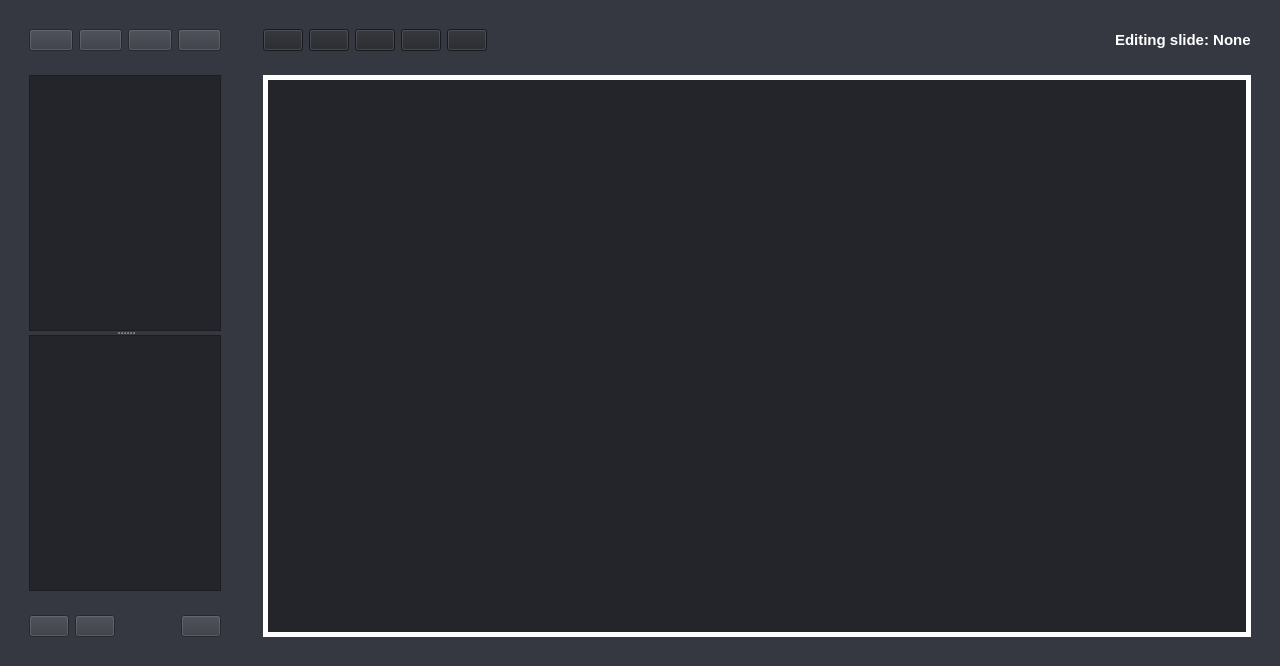
<?xml version="1.0" encoding="UTF-8"?>
<ui version="4.0">
 <class>Editor</class>
 <widget class="QWidget" name="Editor">
  <property name="geometry">
   <rect>
    <x>0</x>
    <y>0</y>
    <width>1280</width>
    <height>666</height>
   </rect>
  </property>
  <property name="windowTitle">
   <string>Holy Presenter Editor</string>
  </property>
  <property name="windowIcon">
   <iconset resource="ui/assets.qrc">
    <normaloff>:/icon/icon.png</normaloff>:/icon/icon.png</iconset>
  </property>
  <property name="styleSheet">
   <string notr="true">background-color: rgb(53, 56, 64);</string>
  </property>
  <layout class="QHBoxLayout" name="horizontalLayout" stretch="2,9">
   <item>
    <widget class="QWidget" name="list" native="true">
     <layout class="QVBoxLayout" name="verticalLayout_2" stretch="1,20,1">
      <item>
       <widget class="QWidget" name="slide_tools" native="true">
        <layout class="QHBoxLayout" name="horizontalLayout_4">
         <item>
          <widget class="QPushButton" name="NewSlide">
           <property name="toolTip">
            <string>New slide</string>
           </property>
           <property name="text">
            <string/>
           </property>
           <property name="icon">
            <iconset resource="ui/assets.qrc">
             <normaloff>:/buttons/new.png</normaloff>:/buttons/new.png</iconset>
           </property>
          </widget>
         </item>
         <item>
          <widget class="QPushButton" name="DeleteSlide">
           <property name="toolTip">
            <string>Delete selected slide</string>
           </property>
           <property name="text">
            <string/>
           </property>
           <property name="icon">
            <iconset resource="ui/assets.qrc">
             <normaloff>:/buttons/delete.png</normaloff>:/buttons/delete.png</iconset>
           </property>
          </widget>
         </item>
         <item>
          <widget class="QPushButton" name="SlideUp">
           <property name="toolTip">
            <string>Move selected slide up</string>
           </property>
           <property name="text">
            <string/>
           </property>
           <property name="icon">
            <iconset resource="ui/assets.qrc">
             <normaloff>:/buttons/up.png</normaloff>:/buttons/up.png</iconset>
           </property>
          </widget>
         </item>
         <item>
          <widget class="QPushButton" name="SlideDown">
           <property name="toolTip">
            <string>Move selected slide down</string>
           </property>
           <property name="text">
            <string/>
           </property>
           <property name="icon">
            <iconset resource="ui/assets.qrc">
             <normaloff>:/buttons/down.png</normaloff>:/buttons/down.png</iconset>
           </property>
          </widget>
         </item>
        </layout>
       </widget>
      </item>
      <item>
       <widget class="QWidget" name="divider" native="true">
        <layout class="QVBoxLayout" name="verticalLayout">
         <item>
          <widget class="QSplitter" name="splitter">
           <property name="orientation">
            <enum>Qt::Orientation::Vertical</enum>
           </property>
           <widget class="QScrollArea" name="SlidesList">
            <property name="styleSheet">
             <string notr="true">background-color: rgb(35, 37, 42)</string>
            </property>
            <property name="widgetResizable">
             <bool>true</bool>
            </property>
            <widget class="QWidget" name="scrollAreaWidgetContents_2">
             <property name="geometry">
              <rect>
               <x>0</x>
               <y>0</y>
               <width>190</width>
               <height>254</height>
              </rect>
             </property>
            </widget>
           </widget>
           <widget class="QScrollArea" name="ElementsList">
            <property name="styleSheet">
             <string notr="true">background-color: rgb(35, 37, 42)</string>
            </property>
            <property name="widgetResizable">
             <bool>true</bool>
            </property>
            <widget class="QWidget" name="scrollAreaWidgetContents_3">
             <property name="geometry">
              <rect>
               <x>0</x>
               <y>0</y>
               <width>190</width>
               <height>253</height>
              </rect>
             </property>
            </widget>
           </widget>
          </widget>
         </item>
        </layout>
       </widget>
      </item>
      <item>
       <widget class="QWidget" name="slide_items_tools" native="true">
        <layout class="QHBoxLayout" name="horizontalLayout_5">
         <item>
          <widget class="QPushButton" name="ElementUp">
           <property name="toolTip">
            <string>Move selected element up</string>
           </property>
           <property name="text">
            <string/>
           </property>
           <property name="icon">
            <iconset resource="ui/assets.qrc">
             <normaloff>:/buttons/up.png</normaloff>:/buttons/up.png</iconset>
           </property>
          </widget>
         </item>
         <item>
          <widget class="QPushButton" name="ElementDown">
           <property name="toolTip">
            <string>Move selected element down</string>
           </property>
           <property name="text">
            <string/>
           </property>
           <property name="icon">
            <iconset resource="ui/assets.qrc">
             <normaloff>:/buttons/down.png</normaloff>:/buttons/down.png</iconset>
           </property>
          </widget>
         </item>
         <item>
          <spacer name="horizontalSpacer_2">
           <property name="orientation">
            <enum>Qt::Orientation::Horizontal</enum>
           </property>
           <property name="sizeHint" stdset="0">
            <size>
             <width>40</width>
             <height>20</height>
            </size>
           </property>
          </spacer>
         </item>
         <item>
          <widget class="QPushButton" name="DeleteElement">
           <property name="toolTip">
            <string>Delete selected element</string>
           </property>
           <property name="text">
            <string/>
           </property>
           <property name="icon">
            <iconset resource="ui/assets.qrc">
             <normaloff>:/buttons/delete.png</normaloff>:/buttons/delete.png</iconset>
           </property>
          </widget>
         </item>
        </layout>
       </widget>
      </item>
     </layout>
    </widget>
   </item>
   <item>
    <widget class="QWidget" name="preview" native="true">
     <layout class="QVBoxLayout" name="verticalLayout_3" stretch="1,18">
      <item>
       <widget class="QWidget" name="slide_options" native="true">
        <layout class="QHBoxLayout" name="horizontalLayout_3">
         <item>
          <widget class="QPushButton" name="NewText">
           <property name="toolTip">
            <string>Add new text element</string>
           </property>
           <property name="styleSheet">
            <string notr="true">background-color: rgb(35, 37, 42)</string>
           </property>
           <property name="text">
            <string/>
           </property>
           <property name="icon">
            <iconset resource="ui/assets.qrc">
             <normaloff>:/buttons/newtext.png</normaloff>:/buttons/newtext.png</iconset>
           </property>
           <property name="iconSize">
            <size>
             <width>20</width>
             <height>20</height>
            </size>
           </property>
          </widget>
         </item>
         <item>
          <widget class="QPushButton" name="RenameText">
           <property name="toolTip">
            <string>Rename selected text element</string>
           </property>
           <property name="styleSheet">
            <string notr="true">background-color: rgb(35, 37, 42)</string>
           </property>
           <property name="text">
            <string/>
           </property>
           <property name="icon">
            <iconset resource="ui/assets.qrc">
             <normaloff>:/buttons/renametext.png</normaloff>:/buttons/renametext.png</iconset>
           </property>
           <property name="iconSize">
            <size>
             <width>20</width>
             <height>20</height>
            </size>
           </property>
          </widget>
         </item>
         <item>
          <widget class="QPushButton" name="Center">
           <property name="toolTip">
            <string>Center selected element</string>
           </property>
           <property name="styleSheet">
            <string notr="true">background-color: rgb(35, 37, 42)</string>
           </property>
           <property name="text">
            <string/>
           </property>
           <property name="icon">
            <iconset resource="ui/assets.qrc">
             <normaloff>:/buttons/center.png</normaloff>:/buttons/center.png</iconset>
           </property>
           <property name="iconSize">
            <size>
             <width>20</width>
             <height>20</height>
            </size>
           </property>
          </widget>
         </item>
         <item>
          <widget class="QPushButton" name="Music">
           <property name="toolTip">
            <string>Change the tag of the chosen slide</string>
           </property>
           <property name="styleSheet">
            <string notr="true">background-color: rgb(35, 37, 42)</string>
           </property>
           <property name="text">
            <string/>
           </property>
           <property name="icon">
            <iconset resource="ui/assets.qrc">
             <normaloff>:/buttons/music.png</normaloff>:/buttons/music.png</iconset>
           </property>
           <property name="iconSize">
            <size>
             <width>20</width>
             <height>20</height>
            </size>
           </property>
          </widget>
         </item>
         <item>
          <widget class="QPushButton" name="Upload">
           <property name="toolTip">
            <string>Upload image</string>
           </property>
           <property name="styleSheet">
            <string notr="true">background-color: rgb(35, 37, 42)</string>
           </property>
           <property name="text">
            <string/>
           </property>
           <property name="icon">
            <iconset resource="ui/assets.qrc">
             <normaloff>:/buttons/upload.png</normaloff>:/buttons/upload.png</iconset>
           </property>
           <property name="iconSize">
            <size>
             <width>20</width>
             <height>20</height>
            </size>
           </property>
          </widget>
         </item>
         <item>
          <spacer name="horizontalSpacer">
           <property name="orientation">
            <enum>Qt::Orientation::Horizontal</enum>
           </property>
           <property name="sizeHint" stdset="0">
            <size>
             <width>40</width>
             <height>20</height>
            </size>
           </property>
          </spacer>
         </item>
         <item>
          <widget class="QLabel" name="editingslide">
           <property name="styleSheet">
            <string notr="true">font-weight: bold; font-size: 15px; color: white;</string>
           </property>
           <property name="text">
            <string>Editing slide: None</string>
           </property>
          </widget>
         </item>
        </layout>
       </widget>
      </item>
      <item>
       <widget class="QWidget" name="widget_5" native="true">
        <layout class="QHBoxLayout" name="horizontalLayout_2">
         <item>
          <widget class="QFrame" name="preview_slide">
           <property name="styleSheet">
            <string notr="true">background-color: rgb(35, 37, 42);
border: 5px solid white;</string>
           </property>
           <property name="frameShape">
            <enum>QFrame::Shape::StyledPanel</enum>
           </property>
           <property name="frameShadow">
            <enum>QFrame::Shadow::Raised</enum>
           </property>
          </widget>
         </item>
        </layout>
       </widget>
      </item>
     </layout>
    </widget>
   </item>
  </layout>
 </widget>
 <resources>
  <include location="ui/assets.qrc"/>
 </resources>
 <connections/>
</ui>
